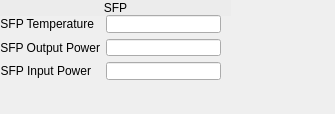
<?xml version="1.0" encoding="UTF-8"?>
<ui version="4.0">
 <class>Form</class>
 <widget class="QWidget" name="Form">
  <property name="geometry">
   <rect>
    <x>0</x>
    <y>0</y>
    <width>335</width>
    <height>114</height>
   </rect>
  </property>
  <property name="windowTitle">
   <string>Form</string>
  </property>
  <widget class="caLabel" name="calabel">
   <property name="geometry">
    <rect>
     <x>0</x>
     <y>0</y>
     <width>231</width>
     <height>16</height>
    </rect>
   </property>
   <property name="styleSheet">
    <string notr="true">background-color: rgb(236, 236, 236, 255);</string>
   </property>
   <property name="text">
    <string>SFP</string>
   </property>
   <property name="alignment">
    <set>Qt::AlignCenter</set>
   </property>
  </widget>
  <widget class="QWidget" name="formLayoutWidget">
   <property name="geometry">
    <rect>
     <x>0</x>
     <y>15</y>
     <width>221</width>
     <height>65</height>
    </rect>
   </property>
   <layout class="QFormLayout" name="formLayout">
    <property name="fieldGrowthPolicy">
     <enum>QFormLayout::AllNonFixedFieldsGrow</enum>
    </property>
    <item row="0" column="0">
     <widget class="QLabel" name="label_16">
      <property name="text">
       <string>SFP Temperature</string>
      </property>
      <property name="alignment">
       <set>Qt::AlignRight|Qt::AlignTrailing|Qt::AlignVCenter</set>
      </property>
     </widget>
    </item>
    <item row="0" column="1">
     <widget class="caLineEdit" name="calineedit_6">
      <property name="toolTip">
       <string>Transceiver temperature in Celsius</string>
      </property>
      <property name="channel" stdset="0">
       <string notr="true">$(EVR):SFP-T-I</string>
      </property>
      <property name="unitsEnabled">
       <bool>true</bool>
      </property>
     </widget>
    </item>
    <item row="1" column="0">
     <widget class="QLabel" name="label_17">
      <property name="text">
       <string>SFP Output Power</string>
      </property>
      <property name="alignment">
       <set>Qt::AlignRight|Qt::AlignTrailing|Qt::AlignVCenter</set>
      </property>
     </widget>
    </item>
    <item row="1" column="1">
     <widget class="caLineEdit" name="calineedit_7">
      <property name="toolTip">
       <string>Transceiver optical output power</string>
      </property>
      <property name="channel" stdset="0">
       <string notr="true">$(EVR):SFP-Pwr-TX-I</string>
      </property>
      <property name="unitsEnabled">
       <bool>true</bool>
      </property>
     </widget>
    </item>
    <item row="2" column="0">
     <widget class="QLabel" name="label_18">
      <property name="text">
       <string>SFP Input Power</string>
      </property>
      <property name="alignment">
       <set>Qt::AlignRight|Qt::AlignTrailing|Qt::AlignVCenter</set>
      </property>
     </widget>
    </item>
    <item row="2" column="1">
     <widget class="caLineEdit" name="calineedit_8">
      <property name="toolTip">
       <string>Transceiver optical input power</string>
      </property>
      <property name="channel" stdset="0">
       <string notr="true">$(EVR):SFP-Pwr-RX-I</string>
      </property>
      <property name="unitsEnabled">
       <bool>true</bool>
      </property>
     </widget>
    </item>
   </layout>
  </widget>
  <widget class="caRelatedDisplay" name="carelateddisplay_3">
   <property name="geometry">
    <rect>
     <x>219</x>
     <y>0</y>
     <width>41</width>
     <height>31</height>
    </rect>
   </property>
   <property name="toolTip">
    <string>Detailed SFP information</string>
   </property>
   <property name="background">
    <color>
     <red>183</red>
     <green>157</green>
     <blue>92</blue>
    </color>
   </property>
   <property name="labels">
    <string notr="true">More</string>
   </property>
   <property name="files">
    <string notr="true">evr_sfp.ui</string>
   </property>
   <property name="args">
    <string notr="true">EVR=$(EVR)</string>
   </property>
  </widget>
 </widget>
 <customwidgets>
  <customwidget>
   <class>caRelatedDisplay</class>
   <extends>QWidget</extends>
   <header>caRelatedDisplay</header>
  </customwidget>
  <customwidget>
   <class>caLabel</class>
   <extends>QLabel</extends>
   <header>caLabel</header>
  </customwidget>
  <customwidget>
   <class>caLineEdit</class>
   <extends>QLineEdit</extends>
   <header>caLineEdit</header>
  </customwidget>
 </customwidgets>
 <resources/>
 <connections/>
</ui>
